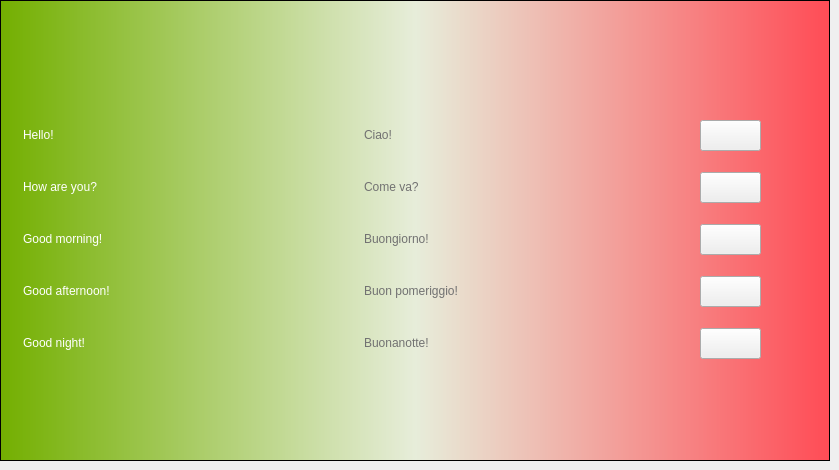
  <widget class="QWidget" name="tab_6">
   <attribute name="title">
    <string>Italian</string>
   </attribute>
   <widget class="QFrame" name="frame_6">
    <property name="geometry">
     <rect>
      <x>0</x>
      <y>0</y>
      <width>830</width>
      <height>461</height>
     </rect>
    </property>
    <property name="styleSheet">
     <string notr="true">QFrame {
	color: white;
}

QFrame#frame_6 { 
	background-color: qlineargradient(spread:pad, x1:0, y1:0, x2:1, y2:0, stop:0 rgba(115, 175, 0, 255), stop:0.5 rgba(231, 237, 218, 255), stop:1 rgba(255, 75, 85, 255));
}</string>
    </property>
    <property name="frameShape">
     <enum>QFrame::StyledPanel</enum>
    </property>
    <property name="frameShadow">
     <enum>QFrame::Raised</enum>
    </property>
    <widget class="QLabel" name="lb_flag_italian">
     <property name="geometry">
      <rect>
       <x>364</x>
       <y>20</y>
       <width>102</width>
       <height>64</height>
      </rect>
     </property>
     <property name="styleSheet">
      <string notr="true"/>
     </property>
     <property name="text">
      <string/>
     </property>
    </widget>
    <widget class="QLabel" name="label_55">
     <property name="geometry">
      <rect>
       <x>23</x>
       <y>112</y>
       <width>100</width>
       <height>46</height>
      </rect>
     </property>
     <property name="styleSheet">
      <string notr="true">font: 75 28pt &quot;Trebuchet MS&quot;;</string>
     </property>
     <property name="text">
      <string>Hello!</string>
     </property>
    </widget>
    <widget class="QLabel" name="label_56">
     <property name="geometry">
      <rect>
       <x>23</x>
       <y>320</y>
       <width>196</width>
       <height>46</height>
      </rect>
     </property>
     <property name="styleSheet">
      <string notr="true">font: 75 28pt &quot;Trebuchet MS&quot;;</string>
     </property>
     <property name="text">
      <string>Good night!</string>
     </property>
    </widget>
    <widget class="QLabel" name="label_57">
     <property name="geometry">
      <rect>
       <x>23</x>
       <y>164</y>
       <width>219</width>
       <height>46</height>
      </rect>
     </property>
     <property name="styleSheet">
      <string notr="true">font: 75 28pt &quot;Trebuchet MS&quot;;</string>
     </property>
     <property name="text">
      <string>How are you?</string>
     </property>
    </widget>
    <widget class="QLabel" name="label_58">
     <property name="geometry">
      <rect>
       <x>23</x>
       <y>216</y>
       <width>246</width>
       <height>46</height>
      </rect>
     </property>
     <property name="styleSheet">
      <string notr="true">font: 75 28pt &quot;Trebuchet MS&quot;;</string>
     </property>
     <property name="text">
      <string>Good morning!</string>
     </property>
    </widget>
    <widget class="QLabel" name="label_59">
     <property name="geometry">
      <rect>
       <x>23</x>
       <y>268</y>
       <width>273</width>
       <height>46</height>
      </rect>
     </property>
     <property name="styleSheet">
      <string notr="true">font: 75 28pt &quot;Trebuchet MS&quot;;</string>
     </property>
     <property name="text">
      <string>Good afternoon!</string>
     </property>
    </widget>
    <widget class="QPushButton" name="pushButton_26">
     <property name="enabled">
      <bool>true</bool>
     </property>
     <property name="geometry">
      <rect>
       <x>700</x>
       <y>120</y>
       <width>61</width>
       <height>31</height>
      </rect>
     </property>
     <property name="styleSheet">
      <string notr="true"/>
     </property>
     <property name="text">
      <string/>
     </property>
    </widget>
    <widget class="QPushButton" name="pushButton_27">
     <property name="geometry">
      <rect>
       <x>700</x>
       <y>172</y>
       <width>61</width>
       <height>31</height>
      </rect>
     </property>
     <property name="text">
      <string/>
     </property>
    </widget>
    <widget class="QPushButton" name="pushButton_28">
     <property name="geometry">
      <rect>
       <x>700</x>
       <y>224</y>
       <width>61</width>
       <height>31</height>
      </rect>
     </property>
     <property name="text">
      <string/>
     </property>
    </widget>
    <widget class="QPushButton" name="pushButton_29">
     <property name="geometry">
      <rect>
       <x>700</x>
       <y>276</y>
       <width>61</width>
       <height>31</height>
      </rect>
     </property>
     <property name="text">
      <string/>
     </property>
    </widget>
    <widget class="QPushButton" name="pushButton_30">
     <property name="geometry">
      <rect>
       <x>700</x>
       <y>328</y>
       <width>61</width>
       <height>31</height>
      </rect>
     </property>
     <property name="text">
      <string/>
     </property>
    </widget>
    <widget class="QLabel" name="label_60">
     <property name="geometry">
      <rect>
       <x>364</x>
       <y>216</y>
       <width>246</width>
       <height>46</height>
      </rect>
     </property>
     <property name="styleSheet">
      <string notr="true">font: 75 28pt &quot;Trebuchet MS&quot;;
color: #717171;</string>
     </property>
     <property name="text">
      <string>Buongiorno!</string>
     </property>
    </widget>
    <widget class="QLabel" name="label_61">
     <property name="geometry">
      <rect>
       <x>364</x>
       <y>164</y>
       <width>219</width>
       <height>46</height>
      </rect>
     </property>
     <property name="styleSheet">
      <string notr="true">font: 75 28pt &quot;Trebuchet MS&quot;;
color: #717171;</string>
     </property>
     <property name="text">
      <string>Come va?</string>
     </property>
    </widget>
    <widget class="QLabel" name="label_62">
     <property name="geometry">
      <rect>
       <x>364</x>
       <y>268</y>
       <width>301</width>
       <height>46</height>
      </rect>
     </property>
     <property name="styleSheet">
      <string notr="true">font: 75 28pt &quot;Trebuchet MS&quot;;
color: #717171;</string>
     </property>
     <property name="text">
      <string>Buon pomeriggio!</string>
     </property>
    </widget>
    <widget class="QLabel" name="label_63">
     <property name="geometry">
      <rect>
       <x>364</x>
       <y>320</y>
       <width>221</width>
       <height>46</height>
      </rect>
     </property>
     <property name="styleSheet">
      <string notr="true">font: 75 28pt &quot;Trebuchet MS&quot;;
color: #717171;</string>
     </property>
     <property name="text">
      <string>Buonanotte!</string>
     </property>
    </widget>
    <widget class="QLabel" name="label_64">
     <property name="geometry">
      <rect>
       <x>364</x>
       <y>112</y>
       <width>221</width>
       <height>46</height>
      </rect>
     </property>
     <property name="styleSheet">
      <string notr="true">font: 75 28pt &quot;Trebuchet MS&quot;;
color: #717171;</string>
     </property>
     <property name="text">
      <string>Ciao!</string>
     </property>
    </widget>
   </widget>
  </widget>
